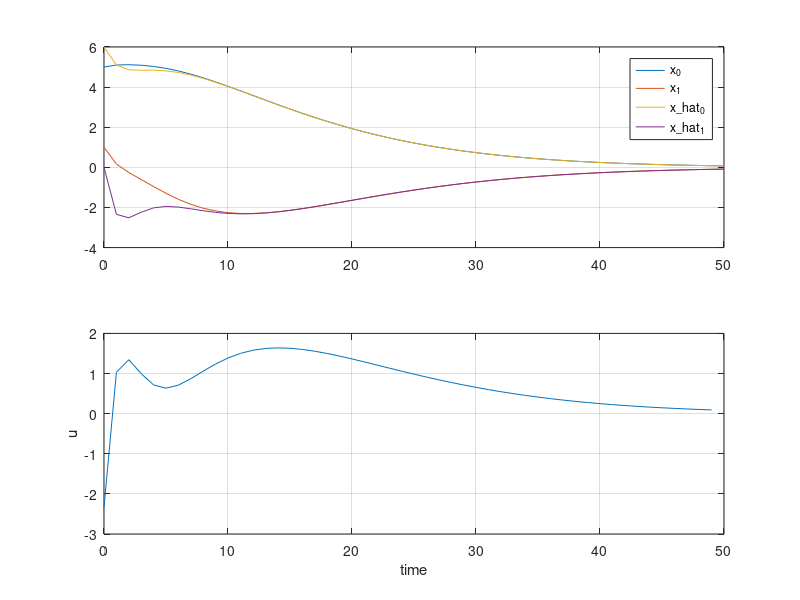

Write the MATLAB code that produced this figure.
k1 = 1;
k2 = 1;
k3 = 1;
T = 0.1;

A_c = [0 1
    -k1 -k2];
B_c = [0 k3]';

A_d = eye(2) + A_c * T;
B_d = B_c * T;
C = [1 0];

N = 10;
n_x = size(A_d, 2);
n_u = size(B_d, 2);

identity_N = eye(N);
Qt = diag([4 4]);
Q = kron(identity_N, Qt);
Rt = 1;
R = kron(identity_N, Rt);
G = blkdiag(Q, R);

x_lowbound = -Inf(N * n_x, 1);
x_upbound = Inf(N * n_x, 1);
u_lowbound = -4 * ones(N * n_u, 1);
u_upbound = 4 * ones(N * n_u, 1);
lowbound = [x_lowbound; u_lowbound];
upbound = [x_upbound; u_upbound];

Aeq_c1 = eye(N * n_x);
Aeq_c2 = kron(diag(ones(N - 1, 1), -1), -A_d);
Aeq_c3 = kron(identity_N, -B_d);
Aeq = [Aeq_c1 + Aeq_c2, Aeq_c3];

p_obs_d = 0.5 + 0.03j * [1; -1];
KF = place(A_d', C', p_obs_d).';

tf = 50;
x = NaN(2, tf + 1);
u = NaN(1, tf + 1);
y = NaN(1, tf + 1);
x_hat = NaN(2, tf + 1);

x0 = [5, 1]';
x0_hat = [6, 0]';

x(:, 1) = x0;
x_hat(:, 1) = x0_hat;

beq = [zeros(n_x, 1); zeros((N - 1) * n_x, 1)];

for t = 1:tf

    beq(1:n_x) = A_d * x_hat(:, t);
    opt_traj = quadprog(G, [], [], [], Aeq, beq, lowbound, upbound);

    u_opt = opt_traj(N * n_x + 1:N * n_x + N * n_u);
    u(t) = u_opt(1);

    x(:, t + 1) = A_d * x(:, t) + B_d * u(t);

    y(:, t) = C * x(:, t);

    x_hat(:, t + 1) = A_d * x_hat(:, t) + B_d * u(:, t) + KF * (y(:, t) - C * x_hat(:, t));
end

t_arr = 0:tf;

subplot(2, 1, 1);
plot(t_arr, x);
hold on;
plot(t_arr, x_hat); hold off;
legend('x_0', 'x_1', 'x\_hat_0', 'x\_hat_1');
grid('on');
subplot(2, 1, 2);
plot(t_arr, u);
grid('on');
xlabel('time');
ylabel('u');
